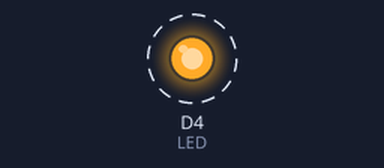
This sketch was run on a simulated ESP8266 (NodeMCU). Shown: output pins drawn as LEDs (lit = HIGH). Dashed ring = blinking. WiFi joins after 1.5 s; servers stay silent unless stated; network time is answered at once with the bench clock; the local clock reads 2024-03-15 10:24:30 at power-on unless the sketch sets it; what the sketch prints to the serial monitor is not drawn.

Above: at 3.0 s.
Timing chart, 0 to 5.5 s (numbered marks = the images above):
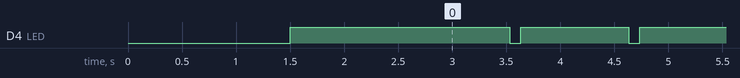

The sketch:

all_4.ino
```cpp
/*
 * 注意 NodeMCU 開發板上LED 預設 low為亮燈
 */

#include <Wire.h>
#include <NTPClient.h>
#include <ESP8266WiFi.h>
#include <WiFiUdp.h>
#include "pitch.h"
//定義wifi
WiFiUDP ntpUDP;
NTPClient timeClient(ntpUDP, 28800);
const char *ssid     = "TVTC-MOA";
const char *password = "22592566";

//定義PIR
const int PIRout= D2;
const int LED= D4;
int i =0;

// 定義音樂
int duration[4] = {200,200,200,400};  // 500 miliseconds
int note_DOWN   [4] ={NOTE_C5, NOTE_G5,NOTE_C6,NOTE_C5};
int note_UP     [4] ={NOTE_C5, NOTE_F5,NOTE_G5,NOTE_C6};

//時間計算
int seconds = 0,minutes = 0,hours = 0,days = 0;
String YEAR,HOUR,MIN,SEC;

unsigned long timeNow = 0;
unsigned long timeLast = 0;
uint32_t  SECOND ;
uint32_t NOW, NOW_HOUR ,NOW_MIN, NOW_SEC ;

////副函式
void run_time(){
  if(timeLast != 0){
    NOW = (SECOND +  millis()/1000) %86400 ;
    NOW_HOUR = NOW /3600          ; hours   = NOW_HOUR;
    NOW_MIN  = ((NOW %3600 )/60)  ; minutes = NOW_MIN ;
    NOW_SEC  = NOW % 60           ; seconds = NOW_SEC ;
    digitalWrite(LED,LOW);
    delay(100);
    digitalWrite(LED,HIGH);
  }
  timeLast = timeNow;
  SECOND = ( (hours*3600 + minutes*60 +seconds) - millis()/1000 );
}

void set_Date(){
  timeClient.update();
  YEAR  = timeClient.getYear() ;
  HOUR  = timeClient.getHours();    hours = HOUR.toInt();
  MIN   = timeClient.getMinutes();  minutes = MIN.toInt();
  SEC   = timeClient.getSeconds();  seconds = SEC.toInt();
  SECOND = ( (hours*3600 + minutes*60 +seconds) - millis()/1000 );
  if(YEAR == "1970") {set_Date();}
}

void print_Date(){
    //print the date EG  23:59:59
    Serial.print("     Time : ");
    if(hours <10)   {Serial.print("0");Serial.print(hours);}    else{Serial.print(hours);}    Serial.print(":");
    if(minutes <10) {Serial.print("0");Serial.print(minutes);}  else{Serial.print(minutes);}  Serial.print(":");
    if(seconds <10) {Serial.print("0");Serial.println(seconds);}else{Serial.println(seconds);}
}

void play(){
    digitalWrite(LED,HIGH);
    for (int thisNote = 0; thisNote < 4; thisNote++) {
    // 在 pinD5 上輸出聲音，每個音階響 0.5 秒
    if( (hours >= 6 && hours <= 9))
    {tone(D5, note_UP[thisNote], duration[thisNote]);}
    if( (hours >= 17 && hours <= 23) )
    {tone(D5, note_DOWN[thisNote], duration[thisNote]);}
    // 間隔一段時間後再播放下一個音階
    delay(200);
    }
    delay(10000);
}

void setup(){

    /*WIFI部分*/
  Serial.begin(57600);
  Serial.setTimeout(5000);
  Wire.begin(D4,D3);

  pinMode(PIRout,INPUT);
  pinMode(LED,OUTPUT);
  Serial.println("");

  WiFi.begin(ssid, password);  //wifi開始連接
  while ( WiFi.status() != WL_CONNECTED ) {
    delay ( 500 );
    Serial.print ( "." );
    digitalWrite(LED,LOW);
  }
  Serial.println ( "START CONNECT" );
  digitalWrite(LED,HIGH);
  timeClient.begin();
  delay(1000);

  set_Date();
}

void loop() {
  timeNow = millis()/1000 ;// millis is the function i have mentioned above
  if(timeNow != timeLast) {run_time();}

  if( hours == 1 && (minutes == 1 || minutes == 2) ) {
    Serial.println("set_time");
    set_Date();
    digitalWrite(LED,LOW);
    delay(1000*10);
    digitalWrite(LED,HIGH);
  }
  else{
      while( (hours >= 6 && hours <= 9) || (hours >= 17 && hours <= 23) ){
          int val=digitalRead(PIRout);  //讀取 PIR 輸出
          if (val == HIGH) {   //PIR 有偵測到時 : LED 閃一下
          play();
          delay(1000);}
          break;
        }
  print_Date();
  Serial.println("");
  delay(1000);
  }
}
```

pitch.h
```cpp
/*************************************************
 * Public Constants
 *************************************************/

#define NOTE_B0  31
#define NOTE_C1  33
#define NOTE_CS1 35
#define NOTE_D1  37
#define NOTE_DS1 39
#define NOTE_E1  41
#define NOTE_F1  44
#define NOTE_FS1 46
#define NOTE_G1  49
#define NOTE_GS1 52
#define NOTE_A1  55
#define NOTE_AS1 58
#define NOTE_B1  62
#define NOTE_C2  65
#define NOTE_CS2 69
#define NOTE_D2  73
#define NOTE_DS2 78
#define NOTE_E2  82
#define NOTE_F2  87
#define NOTE_FS2 93
#define NOTE_G2  98
#define NOTE_GS2 104
#define NOTE_A2  110
#define NOTE_AS2 117
#define NOTE_B2  123
#define NOTE_C3  131
#define NOTE_CS3 139
#define NOTE_D3  147
#define NOTE_DS3 156
#define NOTE_E3  165
#define NOTE_F3  175
#define NOTE_FS3 185
#define NOTE_G3  196
#define NOTE_GS3 208
#define NOTE_A3  220
#define NOTE_AS3 233
#define NOTE_B3  247
#define NOTE_C4  262
#define NOTE_CS4 277
#define NOTE_D4  294
#define NOTE_DS4 311
#define NOTE_E4  330
#define NOTE_F4  349
#define NOTE_FS4 370
#define NOTE_G4  392
#define NOTE_GS4 415
#define NOTE_A4  440
#define NOTE_AS4 466
#define NOTE_B4  494
#define NOTE_C5  523
#define NOTE_CS5 554
#define NOTE_D5  587
#define NOTE_DS5 622
#define NOTE_E5  659
#define NOTE_F5  698
#define NOTE_FS5 740
#define NOTE_G5  784
#define NOTE_GS5 831
#define NOTE_A5  880
#define NOTE_AS5 932
#define NOTE_B5  988
#define NOTE_C6  1047
#define NOTE_CS6 1109
#define NOTE_D6  1175
#define NOTE_DS6 1245
#define NOTE_E6  1319
#define NOTE_F6  1397
#define NOTE_FS6 1480
#define NOTE_G6  1568
#define NOTE_GS6 1661
#define NOTE_A6  1760
#define NOTE_AS6 1865
#define NOTE_B6  1976
#define NOTE_C7  2093
#define NOTE_CS7 2217
#define NOTE_D7  2349
#define NOTE_DS7 2489
#define NOTE_E7  2637
#define NOTE_F7  2794
#define NOTE_FS7 2960
#define NOTE_G7  3136
#define NOTE_GS7 3322
#define NOTE_A7  3520
#define NOTE_AS7 3729
#define NOTE_B7  3951
#define NOTE_C8  4186
#define NOTE_CS8 4435
#define NOTE_D8  4699
#define NOTE_DS8 4978
```

Measured:
- by itself, D4 (LED): alternates HIGH for 1.0 s and LOW for 0.10 s
